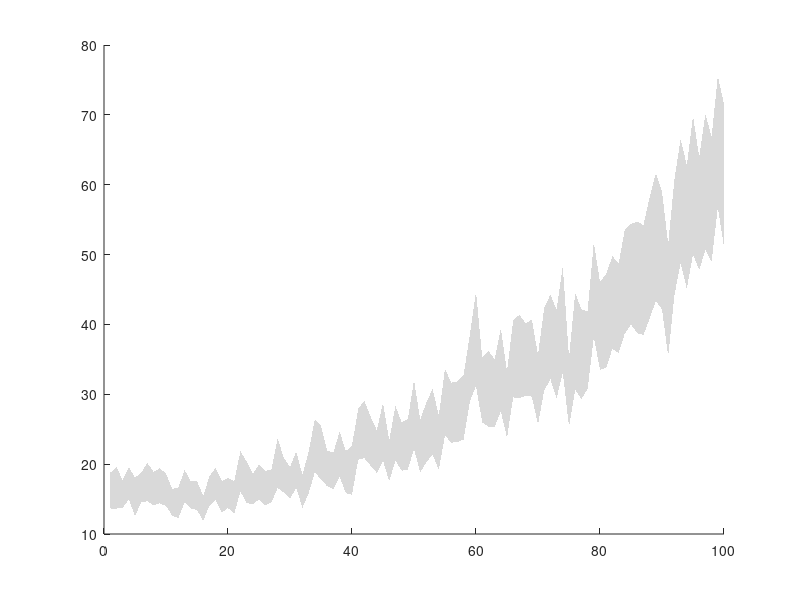

This figure's MATLAB source: (Note: this script raises an error after producing the figure.)
function plotAgentComparisonWithCI()

allReward1 = zeros(100,100);
allReward2 = zeros(100,100);

data = load("DQN1/SLDRL_MultiResults.mat");
allReward1(1:40,:) = data.allRewardsDQN;

data2 = load("SLDRL1/SLDRL_MultiResults.mat");
allReward2(1:40,:) = data2.allRewardsSLDRL;

data3 = load("DQN2/SLDRL_MultiResults.mat");
allReward1(41:60,:) = data3.allRewardsDQN;

data4 = load("SLDRL2/SLDRL_MultiResults.mat");
allReward2(41:60,:) = data4.allRewardsSLDRL;

data5 = load("DQN3/SLDRL_MultiResults.mat");
allReward1(61:100,:) = data5.allRewardsDQN;

data6 = load("SLDRL3/SLDRL_MultiResults.mat");
allReward2(61:100,:) = data6.allRewardsSLDRL;

% Ortalamalar
mean1 = mean(allReward1, 1);
mean2 = mean(allReward2, 1);

% Std ve %95 güven aralığı
std1 = std(allReward1, 0, 1);
std2 = std(allReward2, 0, 1);

n = size(allReward1,1);
ci95 = 1.96 / sqrt(n);
ub1 = mean1 + ci95 * std1;
lb1 = mean1 - ci95 * std1;
ub2 = mean2 + ci95 * std2;
lb2 = mean2 - ci95 * std2;

% Grafik
episodes = 1:size(allReward1,2);
figure;
hold on;

% Önce güvenlik aralıklarını çiz

h1 = fill([episodes fliplr(episodes)], [ub1 fliplr(lb1)], [0.75 0.75 0.75], ...
    'EdgeColor','none', 'FaceAlpha',0.6, 'DisplayName','');

h1.Annotation.LegendInformation.IconDisplayStyle = 'off';

h2 = fill([episodes fliplr(episodes)], [ub2 fliplr(lb2)], [0.75 0.75 0.75], ...
    'EdgeColor','none', 'FaceAlpha',0.6, 'DisplayName','');

h2.Annotation.LegendInformation.IconDisplayStyle = 'off';

% Sonra ortalama çizgileri en üstte çiz
plot(episodes, mean1, 'b', 'LineWidth', 2, 'DisplayName','Pure DRL Agent', 'Color', [0 0 0]);
plot(episodes, mean2, 'r', 'LineWidth', 2, 'DisplayName','SLDRL Agent', 'Color', [0.5 0.5 0.5]);

xlabel("Episode");
ylabel("Reward");
legend('Location','best');
title("SLDRL Agent vs Pure DRL Agent - Mean Reward");
grid on;
hold off;

figure;
hold on;

copyRatios = zeros(100,100);

data7 = load("SLDRL1/SLDRL_MultiResults.mat");
copyRatios(1:40,:) = data7.allCopyRatiosSLDRL;

data8 = load("SLDRL2/SLDRL_MultiResults.mat");
copyRatios(41:60,:) = data8.allCopyRatiosSLDRL;

data9 = load("SLDRL3/SLDRL_MultiResults.mat");
copyRatios(61:100,:) = data9.allCopyRatiosSLDRL;

mean3 = mean(copyRatios, 1);

std3 = std(copyRatios, 0, 1);
n = size(copyRatios,1);
ci95 = 1.96 / sqrt(n);
ub3 = mean3 + ci95 * std3;
lb3 = mean3 - ci95 * std3;


h3 = fill([episodes fliplr(episodes)], [ub3 fliplr(lb3)], [0.75 0.75 0.75], ...
     'EdgeColor','none', 'FaceAlpha',0.6, 'DisplayName','');

h3.Annotation.LegendInformation.IconDisplayStyle = 'off';

plot(episodes, mean3, 'b', 'LineWidth', 2, 'DisplayName','Pure DRL Agent', 'Color', [0 0 0]);
grid on;

xlabel('Episode');
ylabel('Ratio of enacted actions');
legend('Enact ratio');
title('Ratio of Enacted Actions for SLDRL Agent')

end
